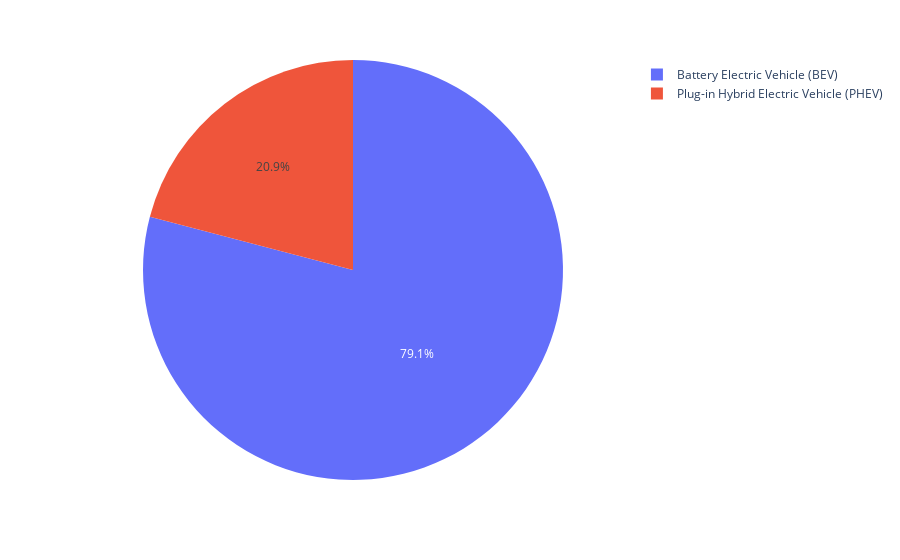

Notebook source saved alongside this figure:
### Code cell
Vehicle_type = list(EVPD.groupby('Electric_Vehicle_Type').count()['County'].index)
values = EVPD.groupby('Electric_Vehicle_Type').count()['County'].values

px.pie(names=Vehicle_type,values=values,height=400)

### Figure 1 — Plotly figure (JSON) as saved in the notebook; plotly's stock layout.template omitted (floating-point values rounded to 4 significant figures)
{"data": [{"domain": {"x": [0, 1], "y": [0, 1]}, "hovertemplate": "label=%{label}<br>value=%{value}<extra></extra>", "labels": ["Battery Electric Vehicle (BEV)", "Plug-in Hybrid Electric Vehicle (PHEV)"], "legendgroup": "", "name": "", "showlegend": true, "type": "pie", "values": [177151, 46844]}], "layout": {"autosize": true, "legend": {"tracegroupgap": 0}, "margin": {"t": 60}}}
